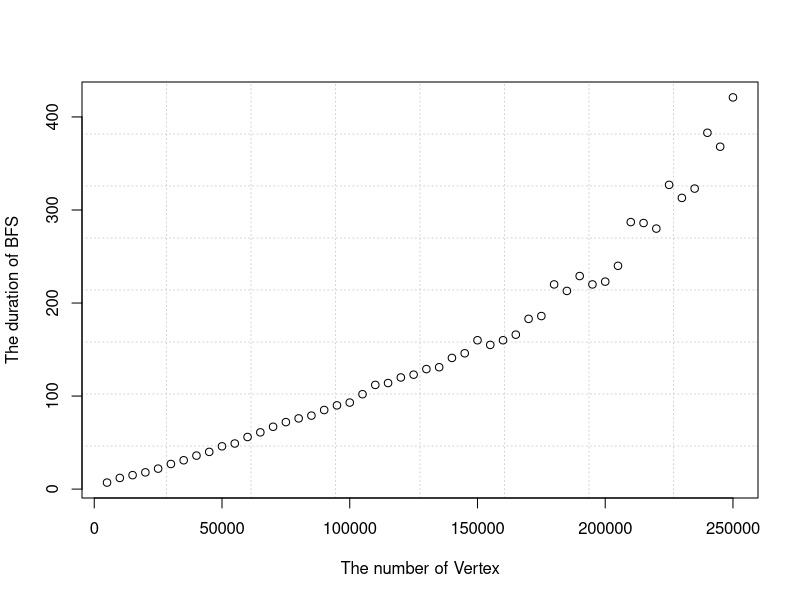

Reproduce this figure in R.
di <- read.table("result.csv", sep=",", header=T)
head(di)
plot(
    di$Vertex, 
    di$Time_ms, 
    xlab = "The number of Vertex",
    ylab = "The duration of BFS",
    panel.first=grid(8,8)
    )